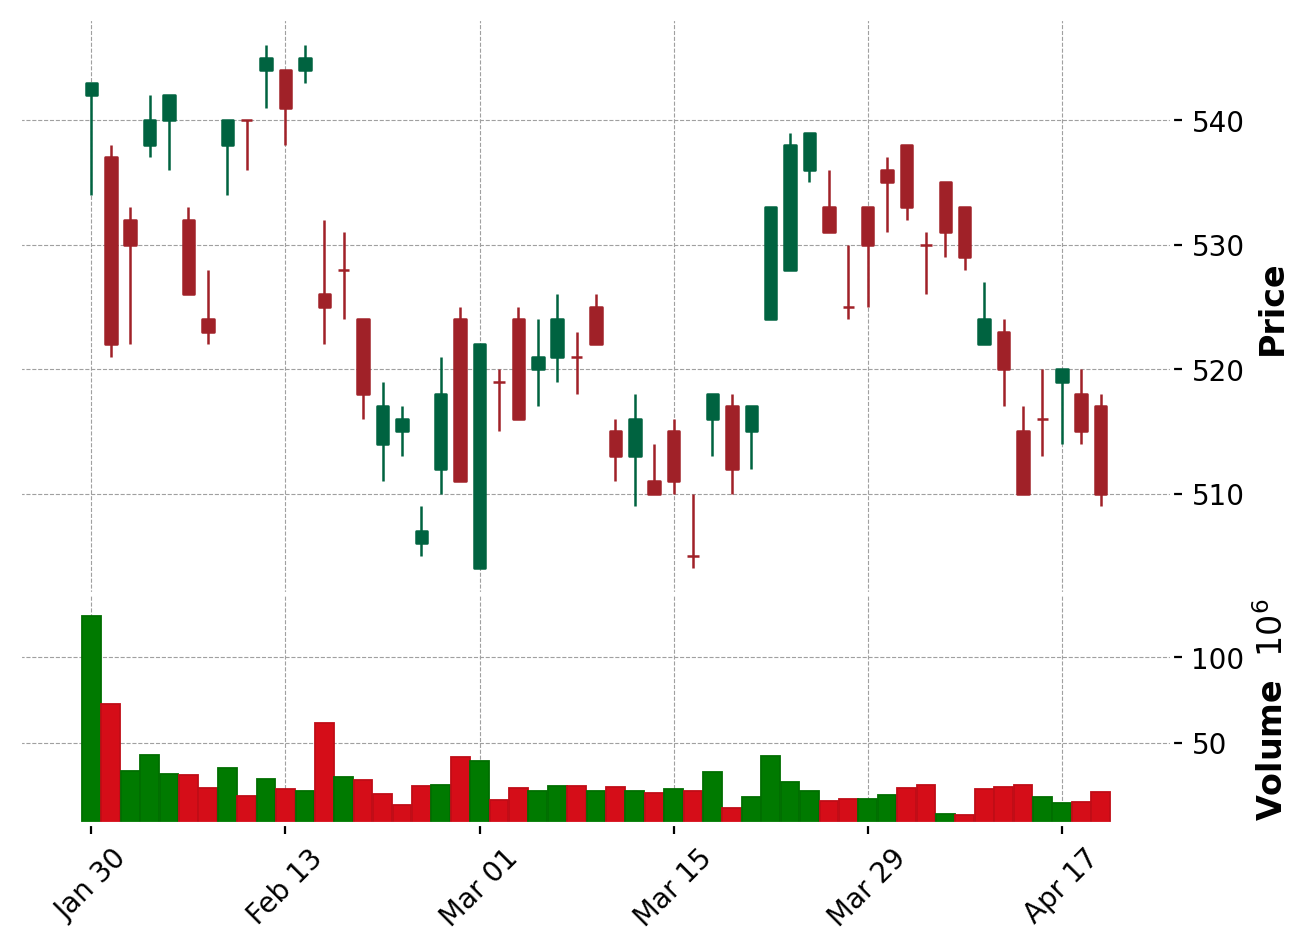

The script that saved this image:
# Data
import os
from datetime import datetime, timedelta
# Chart
import yfinance as yf
import mplfinance as mpf

today = datetime.today()
end_date = today.strftime('%Y-%m-%d')
start_date = (datetime.strptime(end_date, '%Y-%m-%d') - timedelta(days=90)).strftime('%Y-%m-%d')

def generate_chart(code):
    data = yf.download(code , start = start_date, end = end_date)
    style = mpf.make_mpf_style(base_mpf_style = 'charles', rc = {'font.size': 10})
    mpf.plot(data, type='candle', style = style, volume = True, savefig = dict(fname = 'chart.png', dpi = 200, bbox_inches = 'tight'))
    return os.path.abspath('chart.png')